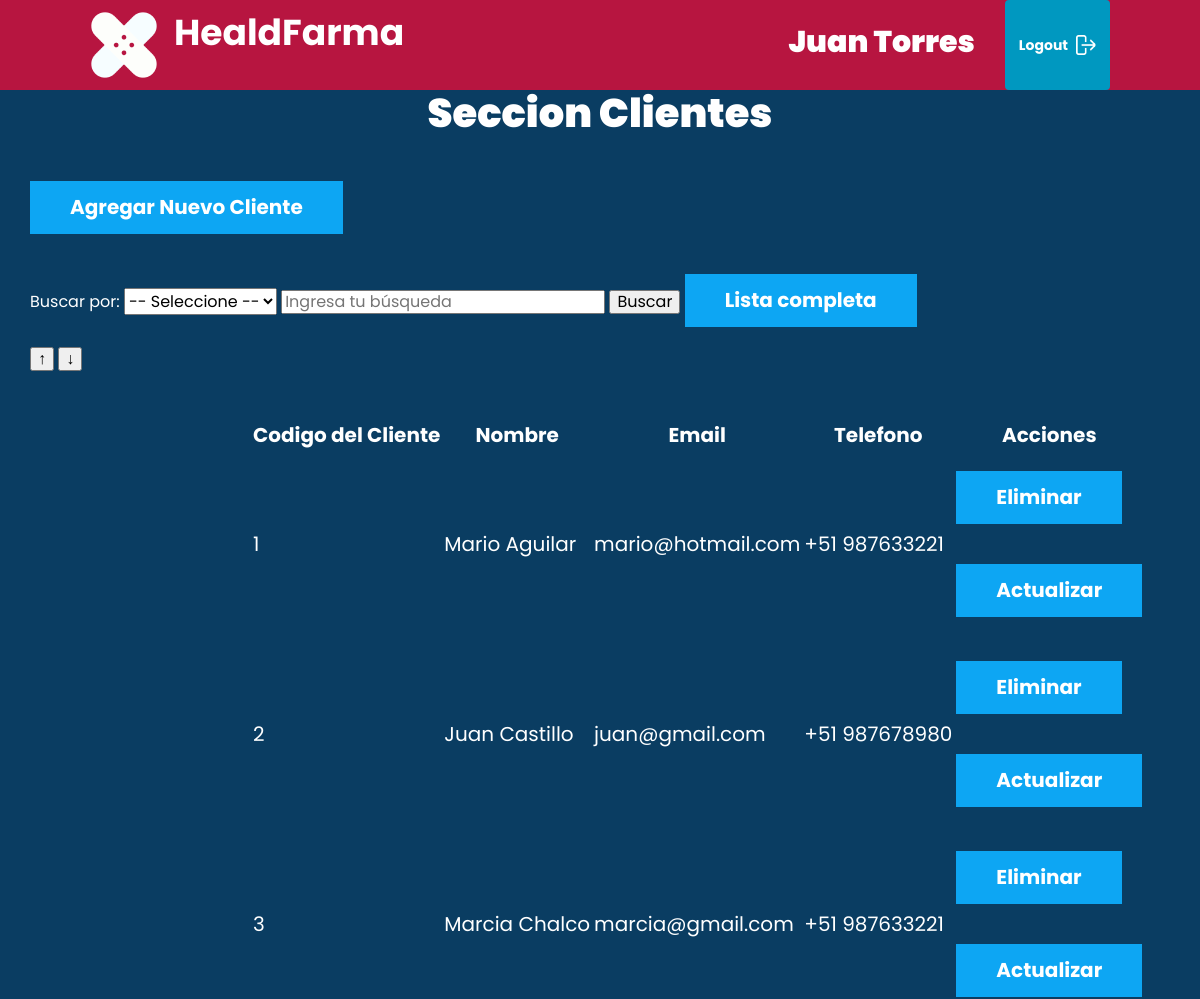
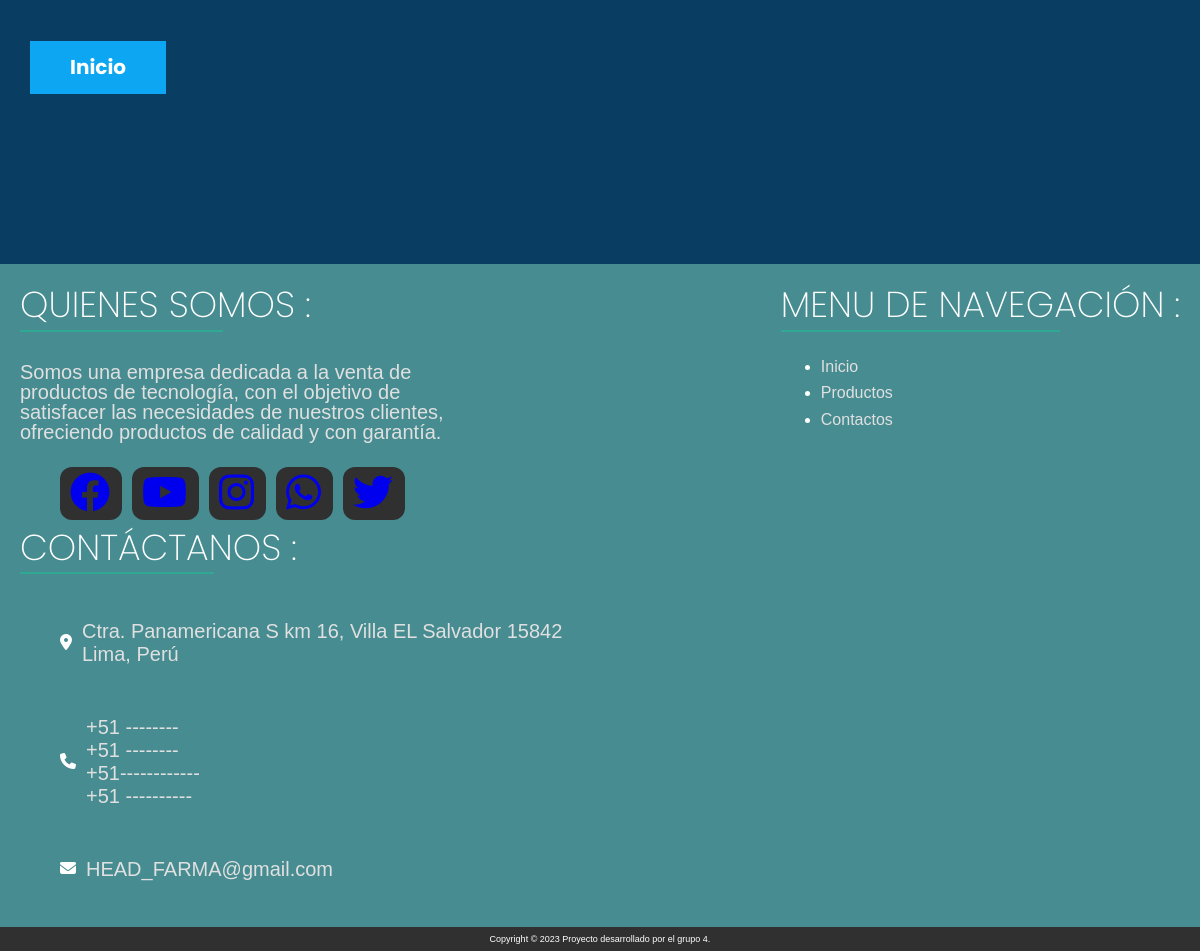
The app's page /clientes (signed in) with its own data (2 pictures, top to bottom).
### tables this page shows
CREATE TABLE `clientes` (
  `id` int NOT NULL AUTO_INCREMENT,
  `nombre` varchar(50) NOT NULL,
  `email` varchar(50) NOT NULL,
  `telefono` varchar(20) NOT NULL,
  PRIMARY KEY (`id`)
);

### controllers/ClientesController.php (called while the page is built, shortened)
<?php
class ClientesController{
    public static function clientes(Router $router){
        $buscar=$_GET['buscar']??null;
        $seleccionado=$_GET['seleccionado']??null;
        $clientes=Clientes::all();
        $resultado=$_GET['resultado'] ?? null;
        $router->render('clientes/index',[
            'clientes'=>$clientes,
            'resultado'=>$resultado,
            'buscar'=>$buscar,
            'seleccionado'=>$seleccionado
        ]);
    }
}

### public/index.php (called while the page is built, shortened)
<?php
$router = new Router();
$router->get('/', [PaginasController::class, 'index']);
$router->post('/', [PaginasController::class, 'enviar']);
$router->get('/login', [LoginController::class, 'login']);
$router->post('/login', [LoginController::class, 'login']);
$router->get('/logout', [LoginController::class, 'logout']);
$router->get('/inicio', [PaginasController::class, 'inicio']);
$router->get('/productos', [ProductosController::class, 'productos']);
$router->get('/AgregarProductos', [ProductosController::class, 'crear']);
$router->post('/AgregarProductos', [ProductosController::class, 'crear']);
$router->get('/ActualizarProductos', [ProductosController::class, 'actualizar']);
$router->post('/ActualizarProductos', [ProductosController::class, 'actualizar']);
$router->post('/EliminarProductos', [ProductosController::class, 'eliminar']);
$router->get('/proveedores', [ProveedorController::class, 'proveedores']);
$router->get('/AgregarProveedores', [ProveedorController::class, 'crear']);
$router->post('/AgregarProveedores', [ProveedorController::class, 'crear']);
$router->get('/ActualizarProveedores', [ProveedorController::class, 'actualizar']);
$router->post('/ActualizarProveedores', [ProveedorController::class, 'actualizar']);
$router->post('/EliminarProveedores', [ProveedorController::class, 'eliminar']);
$router->get('/clientes', [ClientesController::class, 'clientes']);
$router->get('/AgregarClientes', [ClientesController::class, 'crear']);
$router->post('/AgregarClientes', [ClientesController::class, 'crear']);
$router->get('/ActualizarClientes', [ClientesController::class, 'actualizar']);
$router->post('/ActualizarClientes', [ClientesController::class, 'actualizar']);
$router->post('/EliminarClientes', [ClientesController::class, 'eliminar']);
$router->get('/usuarios', [UsuariosController::class, 'usuarios']);
$router->get('/AgregarUsuarios', [UsuariosController::class, 'crear']);
$router->post('/AgregarUsuarios', [UsuariosController::class, 'crear']);
$router->get('/ActualizarUsuarios', [UsuariosController::class, 'actualizar']);
$router->post('/ActualizarUsuarios', [UsuariosController::class, 'actualizar']);
$router->post('/EliminarUsuarios', [UsuariosController::class, 'eliminar']);
$router->get('/pedidos', [PedidosController::class, 'index']);
$router->get('/detallePedidos', [FacturaController::class, 'pedidos']);
$router->get('/solicitudes', [SolicitudesController::class, 'index']);
$router->get('/detalleSolicitud', [FacturaController::class, 'solicitudes']);
$router->get('/api/productos',[APIController::class,'index']);
$router->post('/api/pedidos',[APIController::class,'guardar']);
$router->post('/api/solicitudes',[APIController::class,'guardarSolicitudes']);
$router->post('/api/eliminarPedidos',[APIController::class,'eliminarPedidos']);
$router->post('/api/eliminarSolicitudes',[APIController::class,'eliminarSolicitudes']);
$router->get('/inventario', [InventarioController::class, 'index']);
$router->comprobarRutas();

### models/ActiveRecord.php (called while the page is built, shortened)
<?php
class ActiveRecord {
    protected static $db;
    protected static $tabla = '';
    public static function setDB($database) {
        self::$db = $database;
    }
    public static function consultarSQL($query) {
        $resultado = self::$db->query($query);
        $array = [];
        while($registro = $resultado->fetch_assoc()) {
            $array[] = static::crearObjeto($registro);
        }
        return $array;
    }
    protected static function crearObjeto($registro) {
        $objeto = new static;
        foreach($registro as $key => $value ) {
            if(property_exists( $objeto, $key  )) {
                $objeto->$key = $value;
            }
        }
        return $objeto;
    }
    public static function all() {
        $query = "SELECT * FROM " . static::$tabla;
        $resultado = self::consultarSQL($query);
        return $resultado;
    }
}

### views/clientes/index.php (the view, shortened to what this page needs)
<main class="contenedor">
    <h1>Seccion Clientes</h1>
    <a href="/AgregarClientes" class="boton">Agregar Nuevo Cliente</a>
    <div>
        <form method="GET">
            <label for="categoria">Buscar por:</label>
            <select name="seleccionado">
                <option value="" disabled selected>-- Seleccione --</option>
            </select>
            <input id="searchInput" type="text" name="buscar" value="<?php echo $buscar ?>" placeholder="Ingresa tu búsqueda">
            <button type="submit">Buscar</button>
            <a href="/clientes" class="boton">Lista completa</a>
        </form>
        <form method="GET">
            <button type="submit" name="asc" value="1">&#8593;</button>
            <button type="submit" name="desc" value="2">&#8595;</button>
        </form>
    </div>
    <table class="propiedades">
        <thead>
            <tr>
                <th>Codigo del Cliente</th>
                <th>Nombre</th>
                <th>Email</th>
                <th>Telefono</th>
                <th>Acciones</th>
            </tr>
        </thead>
        <tbody>
            <?php foreach ($clientes as $cliente) { ?>
                <tr>
                    <td><?php echo $cliente->id; ?></td>
                    <td><?php echo $cliente->nombre; ?></td>
                    <td><?php echo $cliente->email; ?></td>
                    <td><?php echo $cliente->telefono; ?></td>
                    <td>
                        <form method="POST" class="" action="/EliminarClientes">
                            <input type="submit" class="boton rojo" value="Eliminar">
                        </form>
                        <a href="/ActualizarClientes?id=<?php echo $cliente->id; ?>" class="boton naranja">Actualizar</a>
                    </td>
                <?php } ?>
                </tr>
        </tbody>
    </table>
    <a href="/inicio" class="boton">Inicio</a>
</main>

### public/build/css/app.css (style rules this page uses)
html { line-height:1.15;-webkit-text-size-adjust:100% }
body { margin:0 }
main { display:block }
h1 { font-size:2em;margin:.67em 0 }
a { background-color:transparent }
button,input,optgroup,select,textarea { font-family:inherit;font-size:100%;line-height:1.15;margin:0 }
button,input { overflow:visible }
button,select { text-transform:none }
[type=button],[type=reset],[type=submit],button { -webkit-appearance:button }
.propiedades { margin-left:22rem;margin-top:5rem;font-size:2rem }
.boton { background-color:#0da6f3;padding:1.5rem 4rem;color:#fff;font-size:2rem;font-weight:400;display:inline-block;font-weight:700;border:none;transition-property:background-color;transition-duration:.3s;text-align:center;width:100%;margin:2rem 0 }
@media (min-width:768px) { .boton { width:auto } }
html { font-size:62.5%;box-sizing:border-box;height:100% }
body { min-height:100%;display:flex;flex-direction:column;background-color:#0a3d62;color:#fff;font-family:Poppins,sans-serif;font-size:1.6rem }
@media (min-width:768px) { body { height:100% } }
*,:after,:before { box-sizing:inherit }
.contenedor { width:95%;max-width:1200px;margin:0 auto }
a { text-decoration:none }
h1,h2,h3 { font-family:Poppins,sans-serif;margin:0 0 2.5rem;font-weight:900;color:#fff;text-align:center }
h1 { font-size:4rem }

### records on screen
clientes: id "1", nombre "Mario Aguilar", email "mario@hotmail.com", telefono "+51 987633221"
clientes: id "2", nombre "Juan Castillo", email "juan@gmail.com", telefono "+51 987678980"
clientes: id "3", nombre "Marcia Chalco", email "marcia@gmail.com", telefono "+51 987633221"

### other values on screen
$_SESSION['nombre'] "Juan Torres"
